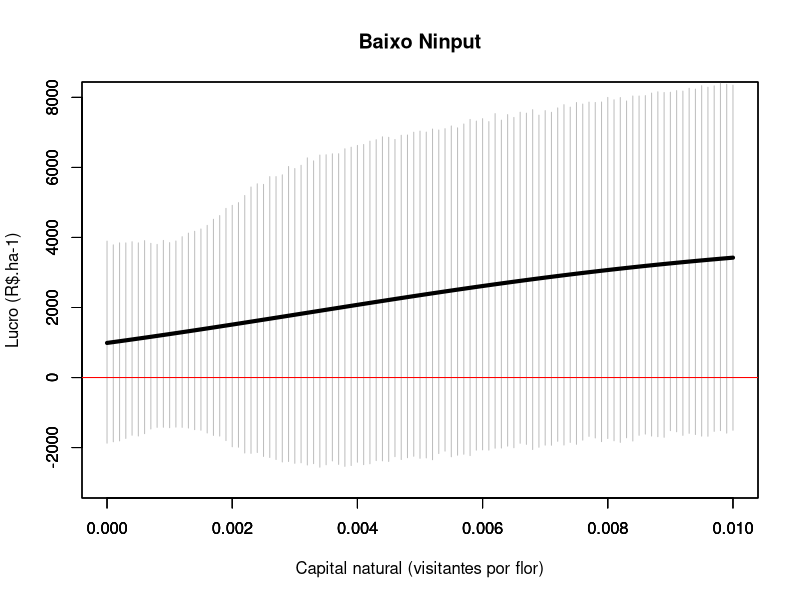
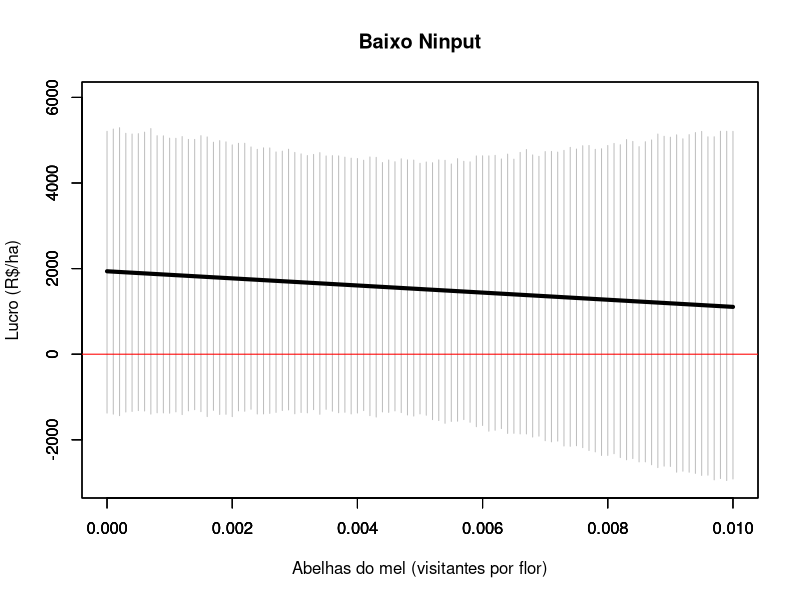
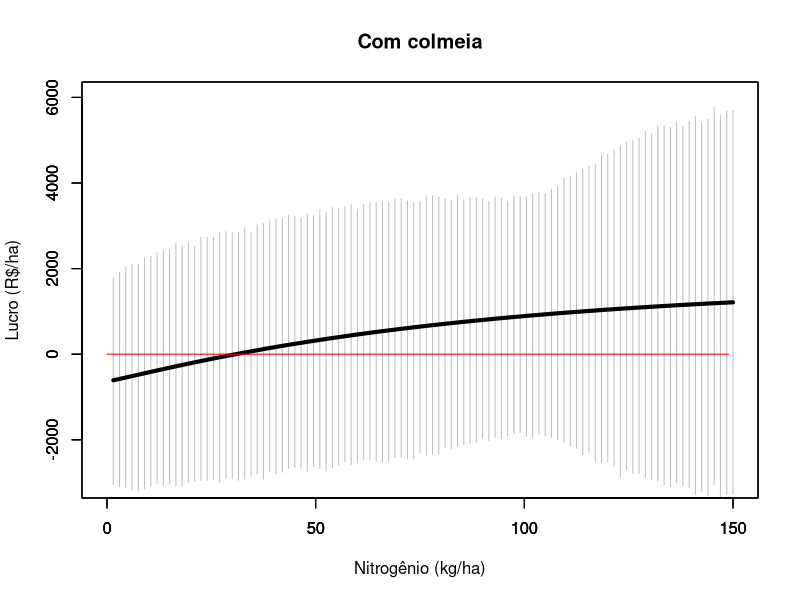

Write the R code that produced these figures, in order.
#Contém o modelo conceitual de avaliação econômica da polinização agrícola automatizado. 
#O arquivo deve ser usado no programa R.

#A aplicação do modelo consiste em 4 etapas:
#1ª: inserir os coeficientes dos modelos estatístico da produtividade e da qualidade do produto;
#2º: inserir os dados de custo de produção e dos preços;
#3º: montar as equações de produtividade, qualidade, custo de produção, receita e lucro;
#4º: Simulação dos cenários das projeções do lucro em relação às práticas de manejo (gráficos).

#Para replicar o modelo sem alterar as variáveis de manejo consideradas no estudo de caso com o feijão, 
#basta adaptar os valores dos coeficientes (1ª etapa) e dos dados de custo de produção e de preços (2ª etapa)
#Para acrescentar novas variáveis de manejo agrícola (convencional e de polinizadores), 
#terá que adaptar todas as etapas, acrescentando as novas variáveis onde for necessário. 


#Primeira etapa: Inserir os coeficientes das seguintes equações:
#1. Modelo de produtividade;
#2. Modelo de baixa qualidade;
#3. Modelo de alta qualidade. 

#########################
#MODELO DA PRODUTIVIDADE#
#########################

# Este modelo indica o quanto a média da produtividade por flor (g/flor) é afetada por:
# 1. prática de fertilizante (kg de nitrogênio por hectare);
# 2. prática de manejo de abelhas (densidade de abelha do mel - visitantes por flor);
# 3. prática do capital natural (densidade de polinizadores nativos - visitantes por flor);
# 4. e as interações entre essas três práticas. 

#intercepto: produtividade média (g/flow) obtida sem as práticas de manejo consideradas neste estudo. 
#desvio padrão: obtido pela multiplicação entre o erro padrão e a raiz quadrada do grau de liberdade dos resíduos. 
baseY= -7.4024
baseYsd= 2.1232*sqrt(26) 
#fertilizante: efeito do nitrogênio (kg/ha) na produtividade (g/flor). 
#   Nessa variável foi usada a transformação logarítmica. 
#   Em seguida, inserir o erro padrão e o grau de liberdade do resíduo para calcular o desvio padrão. 
eN=1.6145 
eNsd= 0.4663*sqrt(26)
#manejo de abelhas: o efeito da densidade de abelhas do mel (visitantes por flor) na produtividade (g/flor). 
#   Em seguida, inserir o erro padrão e o grau de liberdade do resíduo para calcular o desvio padrão.
eMB=-37.1699
eMBsd=29.1504*sqrt(26)
#capital natural: o efeito da densidade de polinizadores nativos (visitantes por flor) na produtividade (g/flor). 
#   Em seguida, inserir o erro padrão e o grau de liberdade do resíduo para calcular o desvio padrão.
eNC = 2420.3289
eNCsd=1357.9591*sqrt(26) 
#(fertilizante)*(manejo de abelhas): efeito da interação entre nitrogênio (fertilizante) e o manejo de abelha (densidade)
#   na produtividade (g/flor).
#   Em seguida, inserir o erro padrão e o grau de liberdade do resíduo para calcular o desvio padrão. 
iN_MB=0 
iN_MBsd=0
#(fertilizante)*(capital natural): efeito da interação entre nitrogênio (fertilizante) e o capital natural (densidade)
#   na produtividade (g/flor).
#   Em seguida, inserir o erro padrão e o grau de liberdade do resíduo para calcular o desvio padrão. 
iN_NC=-530.7988
iN_NCsd=300.6824*sqrt(26)
#(manejo de abelha)*(capital natural): efeito da interação entre manejo de abelha (densidade) e o capital natural (densidade)
#   na produtividade (g/flor).
#   Em seguida, inserir o erro padrão e o grau de liberdade do resíduo para calcular o desvio padrão. 
iNC_MB=0
iNC_MBsd=0



###########################
#MODELO DA BAIXA QUALIDADE#
###########################

# Este modelo indica o quanto a probabilidade de um feijão ser considerado de baixa qualidade é afetada por:
# 1. prática de fertilizante (kg de nitrogênio por hectare);
# 2. prática de manejo de abelhas (densidade de abelha do mel - visitantes por flor);
# 3. prática do capital natural (riqueza de polinizadores nativos - nº de espécies por flor);
# 4. e as interações entre essas três práticas.

#O primeiro valor se refere ao coeficiente de cada variável explicativa do modelo. 
#O segundo valor se refere ao desvio padrão calculado com base no erro padrão e no grau de liberdade do resíduo. 

#intercepto: probabilidade média obtida sem o efeito das práticas de manejo conisderadas no estudo. 
baseQl=6.403e-01
baseQlsd=3.520*sqrt(26)
#fertilizante: efeito do nitroênio (kg/ha) na probabilidade de ocorrência da baixa qualidade.
eqlN=-5.795e-02 
eqlNsd=2.919e-02*sqrt(26)
#manejo de abelha: efeito da densidade de abelhas (visitantes por flor) na probabilidade de ocorrência da baixa qualidade.  
eqlMB=5.717e+03
eqlMBsd=1.654e+03*sqrt(26)
#capital natural: efeito da riqueza de polinizadores nativos (nª de espécies por flor) na probabilidade de ocorrência da baixa qualidade. 
eqlNC=-6.599e+03 
eqlNCsd=2.299e+03*sqrt(26)
#(fertilizante)*(manejo de abelhas): efeito da interação entre nitrogênio (kg/ha) e o manejo de abelha (densidade) na probabilidade de baixa qualidade.
iqlN_MB=5.362e+01 
iqlN_MBsd=1.615e+01
#(fertilizante)*(capital natural): efeito da interação entre nitrogênio (kg/ha) e o capital natural (riqueza) na probabilidade de baixa qualidade.
iqlN_NC=7.342e+01
iqlN_NCsd=2.476e+01*sqrt(26)
#(manejo de abelhas)*(capital natural): efeito da interação entre abelha do mel (densidade) e o capital natural (riqueza) na probabilidade de baixa qualidade.
iqlNC_MB=-3.906e+05
iqlNC_MBsd=2.166e+05*sqrt(26)

##########################
#MODELO DA ALTA QUALIDADE#
##########################

# Este modelo indica o quanto a probabilidade de um feijão ser considerado de alta qualidade é afetada por:
# 1. prática de fertilizante (kg de nitrogênio por hectare);
# 2. prática de manejo de abelhas (densidade de abelha do mel - visitantes por flor);
# 3. prática do capital natural (densidade de polinizadores nativos - visitantes por flor);
# 4. e as interações entre essas três práticas. 

#O primeiro valor se refere ao coeficiente de cada variável explicativa do modelo. 
#O segundo valor se refere ao desvio padrão calculado com base no erro padrão e no grau de liberdade do resíduo. 


#intercepto: probabilidade obtida sem o efeito das práticas de manejo conisderadas no estudo. 
baseQh=-4.247e+00
baseQhsd=2.412*sqrt(26)
#fertilizante: efeito do nitroênio (kg/ha) na probabilidade de ocorrência da alta qualidade.
eqhN=2.783e-02
eqhNsd=2.290e-02*sqrt(26)
#manejo de abelha: efeito da densidade de abelhas (visitantes por flor) na probabilidade de ocorrência da alta qualidade.  
eqhMB=-1.020e+03
eqhMBsd=3.500e+02*sqrt(26)
#capital natural: efeito da densidade de polinizadores nativos (visitantes por flor) na probabilidade de ocorrência da alta qualidade. 
eqhNC=5.094e+03
eqhNCsd=6.598e+02*sqrt(26)
#(fertilizante)*(manejo de abelhas): efeito da interação entre nitrogênio (kg/ha) e o manejo de abelha (densidade) na probabilidade de alta qualidade.
iqhN_MB=1.156e+01 
iqhN_MBsd=3.363*sqrt(26)
#(fertilizante)*(capital natural): efeito da interação entre nitrogênio (kg/ha) e o capital natural (riqueza) na probabilidade de alta qualidade.
iqhN_NC=-5.538e+01
iqhN_NCsd=7.208*sqrt(26)
#(manejo de abelhas)*(capital natural): efeito da interação entre abelha do mel (densidade) e o capital natural (riqueza) na probabilidade de alta qualidade.
iqhNC_MB=0
iqhNC_MBsd=0



#SEGUNDA ETAPA: Inserir os dados dos custos de produção e dos preços  

#Custo associado com a aplicação de pesticida (R$/ha).
Cpest=0 
#Custo associado com a aplicação de fertilizante (R$ por kg de nitrogenio aplicado por hectare).
#O custo do fertilizante foi baseado no custo do nitrogênio contido na ureia. 
#1 kg de ureia custa R$ 1,56 e contém 0.4 kg de nitrogênio, logo, 1kg de nitrogênio custa R$3.54.
Cfert=3.54
#Custo associado com o manejo de abelhas.
#O custo está associado ao valor do investimento para atingir uma dada densidade de abelha do mel (visitantes por flor). 
#O aluguel de uma colmeia é de R$350,00 e oferece 333 abelhas por hectare. 
#Cada hectare tem em média 38900 flores (durante o pico da floração) (calculado com base em uma área de 50m2 em cada local de amostragem).
#Assim, cada colmeia permite um aumento de densidade de 0.0086 abelhas do mel por flor. 
#Portanto, o custo para se ter 1 abelha do mel por flor é de R$40800 por hectare por mês (350/(333/38900)).
#Este valor será multiplicado pela densidade que se busca atingir.
#Por exemplo, considerando uma densidade de 0.01 visitantes por flor, o custo do manejo de abelha será de R$408/mês (40800*0.01).
#Assumi-se que os produtores aluguarão as colmeias por 1 mes (período da floração).
Cmb=40800
#Custo associado com o manejo do capital natural (R$/ha).
Cnc=0
#Outros custos fixos (R$/ha).
Cother=229
#Custo variável (R$ por kg produzido) 
VC=0.83
#Preços associados a cada categoria de qualidade do produto (R$)
PriceHQ=2.25 # para alta qualidade
PriceMQ=2 # para média qualidade
PriceLQ=1.75 # para baixa qualidade




#TERCEIRA ETAPA: Montagem das equações
#Para as equações, deve-se monstar considerando os códigos dos coeficientes inseridos nas duas primeiras etapas. 

##EQUAÇÃO DA PRODUTIVIDADE

Yield_function = function(NC, MB, N){
  
  #Efeito do capital natural (NC), do manejo de abelhas (MB) e do fertilizante (N) sobre a produtividade (Yo)
  #O modelo de produtividade foi obtido com a transformação logit em (Y/(2-Y)), pois se trata de uma variável sigmóide (formato em s)
  #Para estimat a produtividade é preciso fazer a transoformação reversa, logo Yo=(2/(1/exp(Y)+1))    
        
        Yo=2/ (1/exp(baseY+eN*log(N)+(eMB+iN_MB*log(N)+iNC_MB*NC)*MB+(eNC+iN_NC*log(N))*NC)+1)
        ###Convertendo a estima de g/flor para kg/ha. 
        ### peso por vagem * num flor por m2 /1000(gr para kg)*10000 (m2 para ha); numero vagens médio= 196 (vagens/15*10))
        Y=Yo*196/1000*10000
  return(Y)
}

##EQUAÇÃO DO LUCRO (PF), QUE INCLUI:
    #EQUAÇÃO DA PRODUTIVIDADE;
    #EQUAÇÕES DOS MODELOS DE QUALIDADE;
    #EQUAÇÃO DO CUSTO DE PRODUÇÃO (PC);
    #EQUAÇÃO DA RECEITA (R). 

Pf_function = function(NC, MB, N){
      
        ###EQUAÇÃO DA PRODUTIVIDADE
        #Efeito do capital natural (NC), do manejo de abelhas (MB) e do fertilizante (N) sobre a produtividade (Yo)
        Yo=2/ (1/exp(baseY+eN*log(N)+(eMB+iN_MB*log(N)+iNC_MB*NC)*MB+(eNC+iN_NC*log(N))*NC)+1)
        Y=Yo*196/1000*10000
        
        ###EQUAÇÕES DOS MODELOS DE QUALIDADE
        #Efeito do capital natural (NC), do manejo de abelhas (MB) e do fertilizante (N) 
        #sobre a probabilidade de cada categoria de qualidade
        # ALTA qualidade 
          PHQ=baseQh+(eqhNC+iqhN_NC*N)*NC+eqhN*N+(eqhMB+iqhN_MB*N+iqhNC_MB*NC)*MB
        #Aplicando a transformação reversa no loggit (para modelos que assumem a distribuição binomial)  
          PHQbt=1/(1+1/exp(PHQ))
        #BAIXA qualidade  
          PLQ=baseQl+(eqlNC+iqlN_NC*N)*NC+eqlN*N+(eqlMB+iqlN_MB*N+iqlNC_MB*NC)*MB
        #Aplicando a transformação reversa no loggit (para modelos que assumem a distribuição binomial)  
          PLQbt=1/(1+1/exp(PHQ))    
        #MÉDIA qualidade  
          PMQ=1 - PHQbt-PLQbt 
        
        
        ###EQUAÇÃO DO CUSTO DE PRODUÇÃO (PC)
        FC=Cpest+Cfert*N+Cmb*MB+Cnc*NC+Cother #custo fixo
        VCy= VC*Y  #custo variável
        PC= FC+VCy  #custo total
        
        ###EQUAÇÃO DA RECEITA (R) 
        #R calculada considerndo a produtividade rateada entre as três qualidade do produto 
        #Multiplica pelo preço ajustado pela qualidade. 
        R = PriceLQ*Y*PLQbt+ PriceMQ*Y*PMQ+PriceHQ*Y*PHQbt 
        
        ###EQUAÇÃO DO LUCRO (Pf)
        Pf = R-PC
        return(Pf)
      }
      
#As equações seguintes são usadas para a projeçao do desvio padrão nos gráficos. 
      Pfsd_function = function(NC, MB, N){
        
 
        #formulas SE
        Pfsd_vector=rep(0, length(NC)*length(MB)*length(N))
        for (i in 1:length(N)){
          for (j in 1:length(NC)) {
            for (k in 1:length(MB)){
              
              ###EQUAÇÃO DA PRODUTIVIDADE
              #Efeito do capital natural (NC), do manejo de abelhas (MB) e do fertilizante (N) sobre a produtividade (Yo)
              #Y=baseY+(eNC+iN_NC*log(N[i]))*NC[j]+eN*log(N[i])+(eMB+iN_MB*log(N[i])+iNC_MB*NC[j])*MB[k]
              Yo=2/ (1/exp(baseY+eN*log(N[i])+(eMB+iN_MB*log(N[i])+iNC_MB*NC[j])*MB[k]+(eNC+iN_NC*log(N[i]))*NC[j])+1)
              Y=Yo*196/1000*10000
              
              ###EQUAÇÕES DOS MODELOS DE QUALIDADE
              #Efeito do capital natural (NC), do manejo de abelhas (MB) e do fertilizante (N) 
              #sobre a probabilidade de cada categoria de qualidade 
              # ALTA qualidade
              PHQ=baseQh+(eqhNC+iqhN_NC*N[i])*NC[j]+eqhN*N[i]+(eqhMB+iqhN_MB*N[i]+iqhNC_MB*NC[j])*MB[k]
              #Aplicando a transformação reversa no loggit (para modelos que assumem a distribuição binomial)  
              PHQbt=1/(1+1/exp(PHQ))
              #BAIXA qualidade  
              PLQ=baseQl+(eqlNC+iqlN_NC*N[i])*NC[j]+eqlN*N[i]+(eqlMB+iqlN_MB*N[i]+iqlNC_MB*NC[j])*MB[k]
              #Aplicando a transformação reversa no loggit (para modelos que assumem a distribuição binomial) 
              PLQbt=1/(1+1/exp(PHQ))    
              #MÉDIA qualidade  
              PMQ=1 - PHQbt-PLQbt 
              
              ####CUSTO DE PRODUÇÃO (PC)
              FC=Cpest+Cfert*N[i]+Cmb*MB[k]+Cnc*NC[j]+Cother  
              VCy= VC*Y 
              PC= FC+VCy 
              
              ### RECEITA (R) 
              R = PriceLQ*Y*PLQbt+ PriceMQ*Y*PMQ+PriceHQ*Y*PHQbt 
              
              ###LUCRO (PF)
              Pf = R-PC
              
              
                 
              ###PROJETANDO O DESVIO PADRÃO
              #PRODUTIVIDADE
              Ysdo=2/ (1/exp(rnorm(10000,mean=baseY, sd=baseYsd)+rnorm(10000,mean=eN, sd=eNsd)*log(N[i])+
                            (rnorm(10000,mean=eMB, sd=eMBsd)+rnorm(10000,mean=iN_MB, sd=iN_MBsd)*log(N[i])+
                               rnorm(10000,mean=iNC_MB, sd=iNC_MBsd)*NC[j])*MB[k]+
                            (rnorm(10000,mean=eNC, sd=eNCsd)+rnorm(10000,mean=iN_NC, sd=iN_NCsd)*log(N[i]))*NC[j])+1)
              Ysd=Ysdo*196/1000*10000 #NÚMERO MÉDIO DE FLORES POR HECTARE (196 flores por m2)
              
              #QUALIDADE
              PHQsd=sd(rnorm(10000,mean=baseQh, sd=baseQhsd)+(rnorm(10000,mean=eqhNC, sd=eqhNCsd)+
                                                                rnorm(10000,mean=iqhN_NC, sd=iqhN_NCsd)*N[i])*NC[j]+
                         rnorm(10000,mean=eqhN, sd=eqhNsd)*N[i]+
                         (rnorm(10000,mean=eqhMB, sd=eqhMBsd)+rnorm(10000,mean=iqhN_MB, sd=iqhN_MBsd)*N[i]+
                            rnorm(10000,mean=iqhNC_MB, sd=iqhNC_MBsd)*NC[j])*MB[k])
              
              PHQbt_sd=sd(1/(1+1/exp(rnorm(10000,mean=PHQ, sd=PHQsd))))
              
              
              
              PLQsd=sd(rnorm(10000,mean=baseQl, sd=baseQlsd)+(rnorm(10000,mean=eqlNC, sd=eqlNCsd)+
                                                                rnorm(10000,mean=iqlN_NC, sd=iqlN_NCsd)*N[i])*NC[j]+
                         rnorm(10000,mean=eqlN, sd=eqlNsd)*N[i]+(rnorm(10000,mean=eqlMB, sd=eqlMBsd)+
                                                                rnorm(10000,mean=iqlN_MB, sd=iqlN_MBsd)*N[i]+
                                                                rnorm(10000,mean=iqlNC_MB, sd=iqlNC_MBsd)*NC[j])*MB[k])
              
              PLQbt_sd=sd(1/(1+1/exp(rnorm(10000,mean=PHQ, sd=PHQsd))) )   
              PMQsd=sd(1 - rnorm(10000,mean=PHQbt, sd=PHQbt_sd)-rnorm(10000,mean=PLQbt , sd=PLQbt_sd))
              
              #CUSTO DE PRODUÇÃO (PC)
              FCsd=0
              VCy_sd= sd(VC*rnorm(10000,mean=Y, sd=Ysd) )
              PCsd= sd((FC+VC*rnorm(10000,mean=Y, sd=Ysd))  )
              
              #RECEITA (R)
              Rsd = sd(PriceLQ*rnorm(10000,mean=Y, sd=Ysd)*rnorm(10000,mean=PLQbt, sd=PLQbt_sd)+ 
                         PriceMQ*rnorm(10000,mean=Y, sd=Ysd)*rnorm(10000,mean=PMQ, sd=PMQsd)+
                         PriceHQ*rnorm(10000,mean=Y, sd=Ysd)*rnorm(10000,mean=PHQbt, sd=PHQbt_sd) )
              
              #LUCRO (PF)
              Pfsd = sd(rnorm(10000,mean=R, sd=Rsd)-rnorm(10000,mean=PC, sd=PCsd))
              
              
              if (length(N)>1){Pfsd_vector[i]=Pfsd}
              if (length(NC)>1){Pfsd_vector[j]=Pfsd}
              if (length(MB)>1){Pfsd_vector[k]=Pfsd}
            }}}
        
        Lower_line=Pf-Pfsd_vector
        
        return(Pfsd_vector)
      }
      


#QUARTA ETAPA: Montagem dos gráficos 
#Aqui é possível projetar os gráficos do lucro (R$/ha) associado com o manejo de fertilizantes, de colmeias e de capital natural. 
      par(mfrow=c(1,1))
      
      #GRÁFICO 1 - simula como o lucro varia com o capital natural 
      #Manejo de colmeia:
          #Com manejo de colmeias (0.01 abelha por flor) (MB=0.01);
          #Sem manejo de colmeias (MB=0) 
      #Manejo de fertilizante (N)
          #Uso elevado de nitrogênio (kg/ha) (N=130)
          #Uso reduzido de nitrogênio (kg/ha) (N=60)
      New.function<-function(x){Pf_function(x, MB=0, N=60)}
      New.function_sd<-function(x){Pfsd_function(x, MB=0, N=60)}
      fun_LOWCI <- function(x){
        New.function(x) - 1.96*(New.function_sd(x)/sqrt(26))
      }
      fun_HIGHCI <- function(x){
        New.function(x) + 1.96*(New.function_sd(x)/sqrt(26))
      }
      
      plot(fun_LOWCI,  xlab="", ylab="", main="", xlim=c(0,0.01), ylim=c(-3000,8000), col="grey",type = "h" )
      par(new=TRUE)
      plot(fun_HIGHCI,  xlab="", ylab="", main="", xlim=c(0,0.01), ylim=c(-3000,8000), col="grey",type = "h" )
       par(new=TRUE)
      plot(New.function,  xlab="Capital natural (visitantes por flor)", ylab="Lucro (R$.ha-1)",lwd = 4, main="Baixo Ninput", xlim=c(0,0.01), ylim=c(-3000,8000) )
      x=1:2000/1000-1
      y=0*x
      lines(x,y, col="red")
      
      
      #GRÁFICO 2 - simula como o lucro varia com o manejo de colmeia (densidade de abelhas do mel)
      #Manejo de capital natural (NC):
          #Densidade de polinizadores nativos de 0.001 (NC=0.001)
      #Manejo de fertilizante (N)
          #Uso elevado de nitrogênio (kg/ha) (N=130)
          #Uso reduzido de nitrogênio (kg/ha) (N=60)
      New.function<-function(x){Pf_function(NC=0.001, x, N=130)}
      New.function_sd<-function(x){Pfsd_function(NC=0.001, x, N=130)}
      fun_LOWCI <- function(x){
        New.function(x) - 1.96*(New.function_sd(x)/sqrt(26))
      }
      fun_HIGHCI <- function(x){
        New.function(x) + 1.96*(New.function_sd(x)/sqrt(26))
      }
      
      plot(fun_LOWCI,  xlab="", ylab="", main="", xlim=c(0,0.01), ylim=c(-3000,6000), col="grey",type = "h"  )#, ylim=c(0,1e+05 )
      par(new=TRUE)
      plot(fun_HIGHCI,  xlab="", ylab="", main="", xlim=c(0,0.01), ylim=c(-3000,6000), col="grey",type = "h"  )#, ylim=c(0,1e+05 )
      par(new=TRUE)
      plot(New.function,  xlab="Abelhas do mel (visitantes por flor)", ylab="Lucro (R$/ha)", main="Baixo Ninput" ,lwd = 4, xlim=c(0,0.01), ylim=c(-3000,6000))
      x=1:2000/1000-1
      y=0*x
      lines(x,y, col="red")
      
      #GRÁFICO 3 - simula como o lucro varia com o fertilizante 
      #Manejo de colmeia (MB):
          #Com manejo de colmeias (0.01 abelha por flor) (MB=0.01);
          #Sem manejo de colmeias (MB=0)
      #Manejo de capital natural (NC):
          #Densidade de polinizadores nativos de 0.001 (NC=0.001)
      New.function<-function(x){Pf_function(NC=0.001, MB=0.01, x)}
      New.function_sd<-function(x){Pfsd_function(NC=0.001, MB=0.01, x)}
      fun_LOWCI <- function(x){
        New.function(x) - 1.96*(New.function_sd(x)/sqrt(26))
      }
      fun_HIGHCI <- function(x){
        New.function(x) + 1.96*(New.function_sd(x)/sqrt(26))
      }
      
       plot(fun_LOWCI,  xlab="", ylab="", main="", xlim=c(0,150), ylim=c(-3000,6000), col="grey",type = "h"  )#, ylim=c(0,1e+05 )
      par(new=TRUE)
      plot(fun_HIGHCI,  xlab="", ylab="", main="", xlim=c(0,150), ylim=c(-3000,6000), col="grey",type = "h"  )#, ylim=c(0,1e+05 )
     par(new=TRUE)
      plot(New.function,  xlab="Nitrogênio (kg/ha)", ylab="Lucro (R$/ha)", main="Com colmeia",lwd = 4, xlim=c(0,150), ylim=c(-3000,6000))
      x=1:150-1
      y=0*x
      lines(x,y, col="red")
     
      
